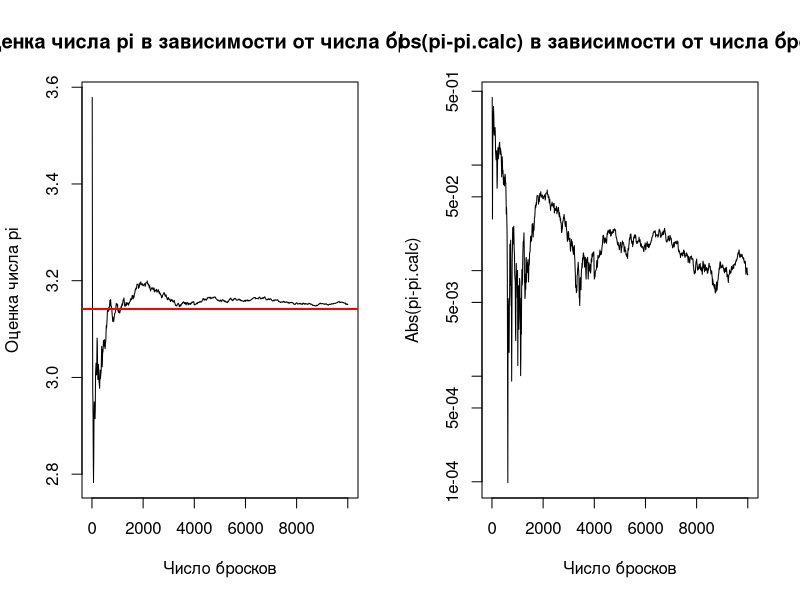

The R script that drew this image:
#Лев Мазаев
#10000 равномерно распределенных точек
dots.quantity <- 10000
x.cds <- runif(dots.quantity,-1,1)
y.cds <- runif(dots.quantity,-1,1)

#вероятность через цикл
counter <- 0
for(i in 1:dots.quantity){
  counter <- counter + ((x.cds[i]**2 + y.cds[i]**2)**(1/2) < 1)
}
prob.cycle <- counter/dots.quantity

#вероятность без цикла
prob.wo.cycle <- mean((c((x.cds**2 + y.cds**2)**(1/2) < 1)))

#посчитанные в цикле и без цикла вероятности равны
prob.cycle == prob.wo.cycle
prob.cycle
prob.wo.cycle

#посчитанное оценка pi
pi.eval <- prob.cycle*4
pi.eval

#зависимость оценки pi от числа бросков
#используется та же симуляция в 10000 точек
#оценка числа pi считается с шагом в 10 точек
step <- 10
pi.calc <- numeric(dots.quantity/step)
for(i in 1:dots.quantity/step){
  pi.calc[i] <- 4*sum(c((x.cds[1:(step*i)]**2 + y.cds[1:(step*i)]**2)**(1/2) < 1))/(step*i)
}
par(mfrow=c(1,2))
plot((1:(dots.quantity/step))*step,pi.calc,
     type='l',
     xlab='Число бросков',
     ylab='Оценка числа pi',
     main='Оценка числа pi в зависимости от числа бросков'
     )
abline(h=pi,col='red',lwd='2')
plot((1:(dots.quantity/step))*step,abs(pi.calc-pi),
     type='l',
     log='y',
     xlab='Число бросков',
     ylab='Abs(pi-pi.calc)',
     main='Abs(pi-pi.calc) в зависимости от числа бросков'
     )

